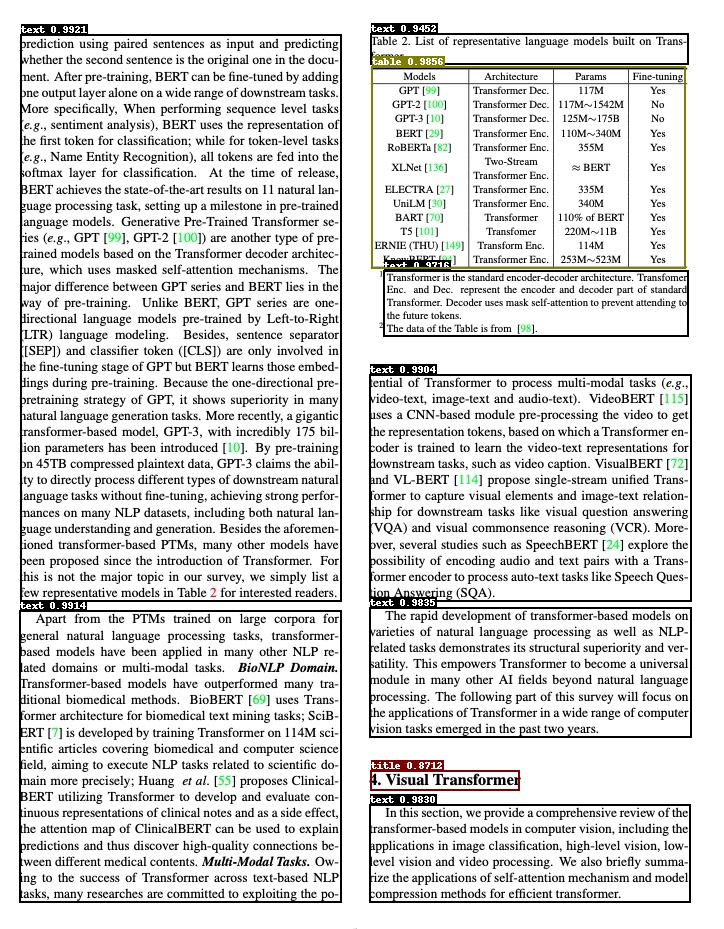
#> input picture PaddlePaddle/configs/picodet/legacy_model/application/layout_analysis/images/layout_res.jpg, 724 x 929 px
$ python -i h265_svc.py   (imports and definitions only)
#> lines starting #> are read from the running program, lines starting #| are printed output that depends on the picture
# -*- coding: utf-8 -*-
"""可伸缩视频编码：基础层 + 增强层。

分层思路与 H.265/SVC 的空间可伸缩档一致：基础层只保留低分辨率画面，
单独就能解码，占用的带宽小；增强层是对基础层重建结果的残差，
基础层 + 增强层一起解码才得到全分辨率画面。网络变差时只发基础层，
画面模糊但连续；网络恢复后补发增强层，细节随之恢复。

实现方式
--------
本机没有 x265 / ffmpeg，因此不调用外部编码器，改为在 OpenCV 编码器
之上实现同一套分层结构：

1. 基础层：按 base_scale 降采样后用 JPEG 编码，质量 base_quality；
2. 增强层：把基础层解码、上采样回原尺寸，与原图的差做量化，
   量化值加 128 偏移后当作一幅图，再用 JPEG 编码；
3. 解码端把残差反量化后加回基础层重建，得到全分辨率画面。

分层的收益不在静态图的压缩率——平滑画面用单层 JPEG 已经很省字节，
而在带宽收缩时可以只发基础层，画面变模糊但不丢帧；带宽回升再补发
增强层。这一条在 demos/stream_demo.py 里以三档带宽实测。

近景细节保护
------------
可传入 roi=(x, y, w, h)，框内用细量化步长、框外用粗步长。
roi 与两个步长都写在增强层头部，解码端据此还原，不会错位。
"""
from __future__ import annotations

import struct
from typing import Optional, Tuple

import cv2
import numpy as np

ENH_HEADER = struct.Struct("<BB4H")        # 细步长, 粗步长, roi x, y, w, h
RESID_BIAS = 128


def _encode_jpeg(frame: np.ndarray, quality: int) -> bytes:
    ok, buf = cv2.imencode(".jpg", frame, [int(cv2.IMWRITE_JPEG_QUALITY), int(quality)])
    if not ok:
        raise RuntimeError("JPEG 编码失败")
    return buf.tobytes()


def _decode_jpeg(data: bytes) -> np.ndarray:
    arr = np.frombuffer(data, np.uint8)
    frame = cv2.imdecode(arr, cv2.IMREAD_COLOR)
    if frame is None:
        raise RuntimeError("JPEG 解码失败")
    return frame


def psnr(a: np.ndarray, b: np.ndarray) -> float:
    """峰值信噪比，单位 dB；两图完全相同时返回 99.0。"""
    diff = a.astype(np.float64) - b.astype(np.float64)
    mse = float(np.mean(diff * diff))
    if mse <= 1e-9:
        return 99.0
    return float(10.0 * np.log10(255.0 * 255.0 / mse))


class H265SVC:
    """基础层 + 增强层的两层可伸缩编码。"""

    def __init__(self, base_scale: float = 0.5, base_quality: int = 55,
                 fine_step: int = 1, coarse_step: int = 3, enh_quality: int = 86,
                 base_kbps: int = 500, enhance_kbps: int = 2000):
        self.base_scale = float(base_scale)
        self.base_quality = int(base_quality)
        self.fine_step = max(1, int(fine_step))
        self.coarse_step = max(self.fine_step, int(coarse_step))
        self.enh_quality = int(enh_quality)
        self.base_bitrate = int(base_kbps)       # 仅用于带宽档位判断
        self.enhance_bitrate = int(enhance_kbps)

    # -------------------------------------------------- 编码
    def encode_base(self, frame: np.ndarray) -> bytes:
        """基础层：低分辨率、低码率，单独可解。"""
        h, w = frame.shape[:2]
        small = cv2.resize(frame, (max(16, int(w * self.base_scale)),
                                   max(16, int(h * self.base_scale))),
                           interpolation=cv2.INTER_AREA)
        return _encode_jpeg(small, self.base_quality)

    def _rebuild_from_base(self, base: bytes, size: Tuple[int, int]) -> np.ndarray:
        """把基础层解回全尺寸，作为残差预测。"""
        small = _decode_jpeg(base)
        return cv2.resize(small, size, interpolation=cv2.INTER_CUBIC)

    def encode_enhance(self, frame: np.ndarray, base: bytes,
                       roi: Optional[Tuple[int, int, int, int]] = None) -> bytes:
        """增强层：全分辨率残差。

        不传 roi 时编码整幅残差（粗步长），用于带宽宽裕时的完整画质；
        传 roi 时只编码框内残差（细步长），框外不再占字节。机器人关心的是
        近处的目标，全幅补细节往往不如只补目标区域划算。
        """
        h, w = frame.shape[:2]
        pred = self._rebuild_from_base(base, (w, h))
        resid = frame.astype(np.int16) - pred.astype(np.int16)

        x, y, rw, rh = 0, 0, 0, 0
        step = self.coarse_step
        if roi is not None:
            x, y, rw, rh = [int(v) for v in roi]
            x = max(0, min(w - 1, x))
            y = max(0, min(h - 1, y))
            rw = max(0, min(w - x, rw))
            rh = max(0, min(h - y, rh))
            if rw > 0 and rh > 0:
                step = self.fine_step
                resid = resid[y:y + rh, x:x + rw]
            else:
                x, y, rw, rh = 0, 0, 0, 0

        quant = np.round(resid / step).clip(-127, 127).astype(np.int16)
        # 残差有正有负，加偏移搬进 0~255 才能交给 JPEG 编码
        payload = (quant + RESID_BIAS).clip(0, 255).astype(np.uint8)
        head = ENH_HEADER.pack(self.fine_step, self.coarse_step, x, y, rw, rh)
        return head + _encode_jpeg(payload, self.enh_quality)

    def encode(self, frame: np.ndarray,
               roi: Optional[Tuple[int, int, int, int]] = None) -> dict:
        """编码一帧，返回两层数据与元信息。"""
        base = self.encode_base(frame)
        enh = self.encode_enhance(frame, base, roi)
        h, w = frame.shape[:2]
        return {"base": base, "enhance": enh, "size": (w, h), "roi": roi}

    # -------------------------------------------------- 解码
    def decode_base(self, layers: dict) -> np.ndarray:
        """只解基础层：模糊但可看全貌。"""
        w, h = layers["size"]
        return cv2.resize(_decode_jpeg(layers["base"]), (w, h),
                          interpolation=cv2.INTER_CUBIC)

    def decode(self, layers: dict, with_enhance: bool = True) -> np.ndarray:
        """解出全分辨率画面；with_enhance=False 时等价于 decode_base。"""
        base = self.decode_base(layers)
        if not with_enhance or not layers.get("enhance"):
            return base
        fine, coarse, x, y, rw, rh = ENH_HEADER.unpack_from(layers["enhance"])
        payload = _decode_jpeg(layers["enhance"][ENH_HEADER.size:])
        h, w = base.shape[:2]
        quant = payload.astype(np.int16) - RESID_BIAS
        out = base.astype(np.int16)
        if rw > 0 and rh > 0:                      # 只编码了 ROI 内的残差
            if quant.shape[:2] != (rh, rw):
                raise RuntimeError("增强层尺寸与 ROI 不符：%s != %s"
                                   % (quant.shape[:2], (rh, rw)))
            out[y:y + rh, x:x + rw] += quant * fine
        else:                                      # 整幅残差
            if quant.shape[:2] != (h, w):
                raise RuntimeError("增强层尺寸与基础层不符：%s != %s"
                                   % (quant.shape[:2], (h, w)))
            out += quant * coarse
        return out.clip(0, 255).astype(np.uint8)

    # -------------------------------------------------- 档位与统计
    def get_layer_config(self, network_quality: float) -> str:
        """按网络质量选传输档位。network_quality 为 0~1，0 表示网极差。"""
        q = float(network_quality)
        if q < 0.30:
            return "base_only"
        if q < 0.70:
            return "base + enhance_low"
        return "base + enhance_full"

    def plan(self, tiers: dict, kbps: float, fps: int = 15) -> dict:
        """按链路带宽在档位阶梯上取最高可用档。

        tiers 为 {档位名: 单帧字节}，须按字节数升序排列。kbps 为可用带宽，
        fps 为目标帧率；返回预算内字节数最高的档位，全都不满足时退最低档。
        """
        budget_bits = max(1.0, float(kbps) * 1000.0 / max(1, fps))
        chosen = None
        for name, size in tiers.items():
            need = float(size) * 8.0
            if need <= budget_bits:
                chosen = {"layer": name, "frame_bits": int(need),
                          "max_fps": round(float(kbps) * 1000.0 / max(1.0, need), 1)}
        if chosen is None:
            name, size = next(iter(tiers.items()))
            need = float(size) * 8.0
            chosen = {"layer": name, "frame_bits": int(need),
                      "max_fps": round(float(kbps) * 1000.0 / max(1.0, need), 1),
                      "over_budget": True}
        return chosen

    def report(self, frame: np.ndarray,
               roi: Optional[Tuple[int, int, int, int]] = None) -> dict:
        """对一帧做完整的分层编码并给出可核对的指标。"""
        layers = self.encode(frame, roi)
        only_base = self.decode(layers, with_enhance=False)
        both = self.decode(layers, True)
        h, w = frame.shape[:2]
        single = _encode_jpeg(frame, self.base_quality)     # 同质量单层对照
        return {
            "size": "%dx%d" % (w, h),
            "base_bytes": len(layers["base"]),
            "enhance_bytes": len(layers["enhance"]),
            "total_bytes": len(layers["base"]) + len(layers["enhance"]),
            "single_layer_bytes": len(single),
            "psnr_base": round(psnr(frame, only_base), 2),
            "psnr_full": round(psnr(frame, both), 2),
            "psnr_single": round(psnr(frame, _decode_jpeg(single)), 2),
            "roi": roi,
            "layers": layers,
        }

>>> import cv2
>>> picture = cv2.imread('../../PaddlePaddle/configs/picodet/legacy_model/application/layout_analysis/images/layout_res.jpg')
#> picture is the input picture: shape (929, 724, 3); mean B, G, R 217.5, 218.1, 218
>>> result = H265SVC().report(picture)
#> in encode_base, `small = cv2.resize(frame, (max(16, int(w * self.base_scale)), max(16, ..`:
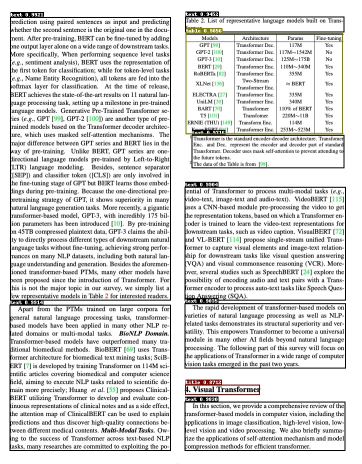
#> small: shape (464, 362, 3); mean B, G, R 217.5, 218.1, 218
#> in _rebuild_from_base, `return cv2.resize(small, size, interpolation=cv2.INTER_CUBIC)`:
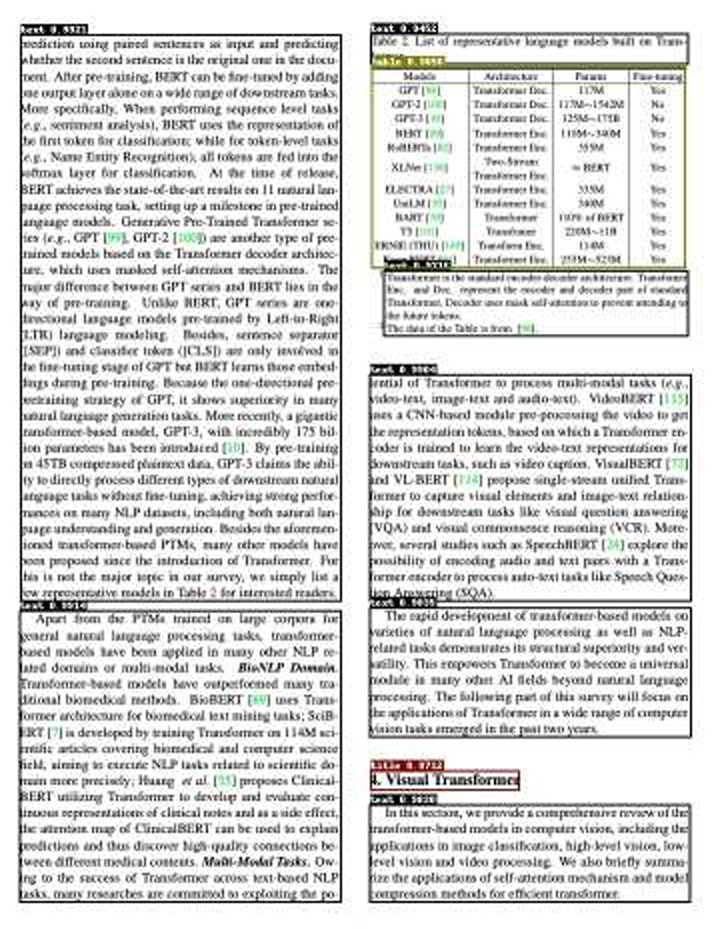
#> returned value: shape (929, 724, 3); mean of channels 0, 1, 2 214.8, 215.4, 215.3; drawn as B, G, R
#> in encode_enhance, `resid = frame.astype(np.int16) - pred.astype(np.int16)`:
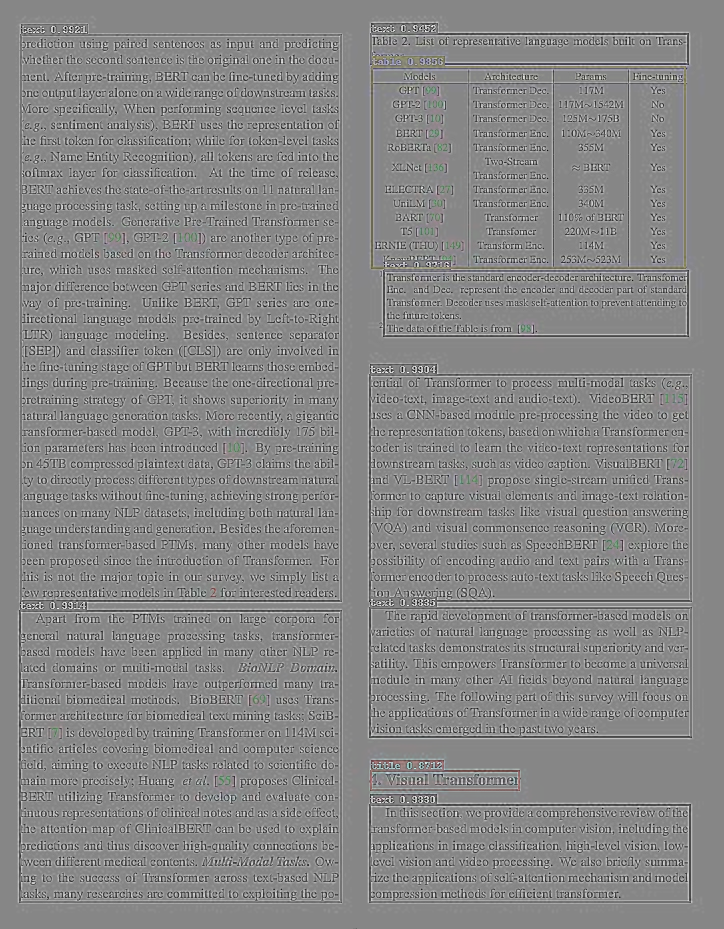
#> resid: shape (929, 724, 3) int16; mean B, G, R 2.7, 2.7, 2.7; drawn with min black and max white
#> in report, `layers = self.encode(frame, roi)`: layers = 4 items
#> in decode_base, `w, h = layers["size"]`: w = 724; h = 929
#> call 2 of decode, with with_enhance = True
#> in decode (call 2), `fine, coarse, x, y, rw, rh = ENH_HEADER.unpack_from(layers["enhance"])`: fine = 1; coarse = 3; x = 0
#> in decode (call 2), `out += quant * coarse`:
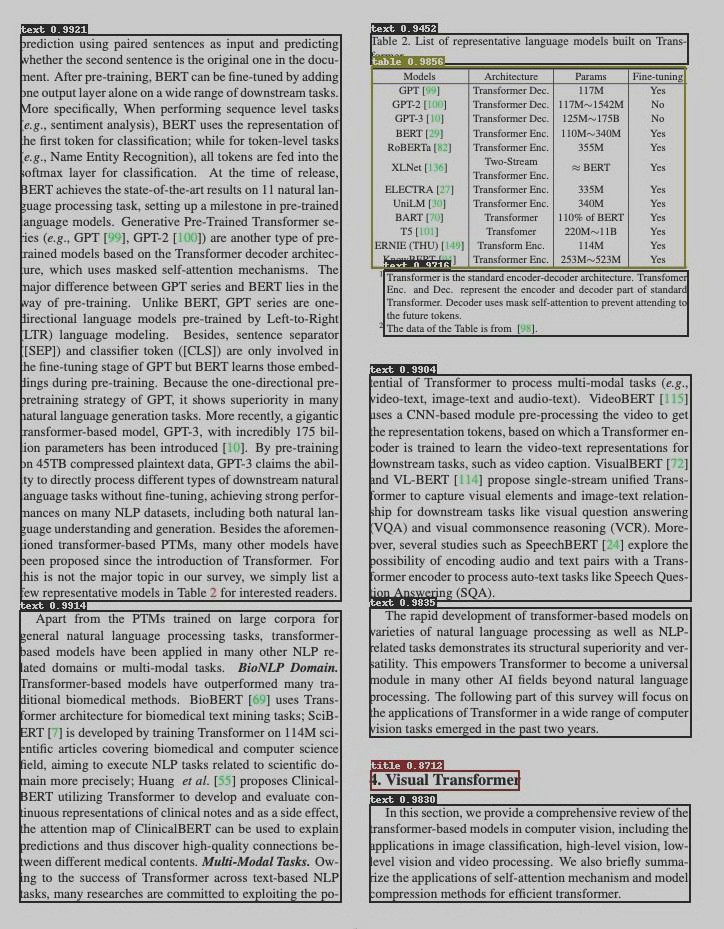
#> out: shape (929, 724, 3) int16; mean of channels 0, 1, 2 217.4, 218.1, 218; drawn with min black and max white
#> in psnr, `mse = float(np.mean(diff * diff))`: mse = 2233
#> in psnr (call 3), `diff = a.astype(np.float64) - b.astype(np.float64)`:
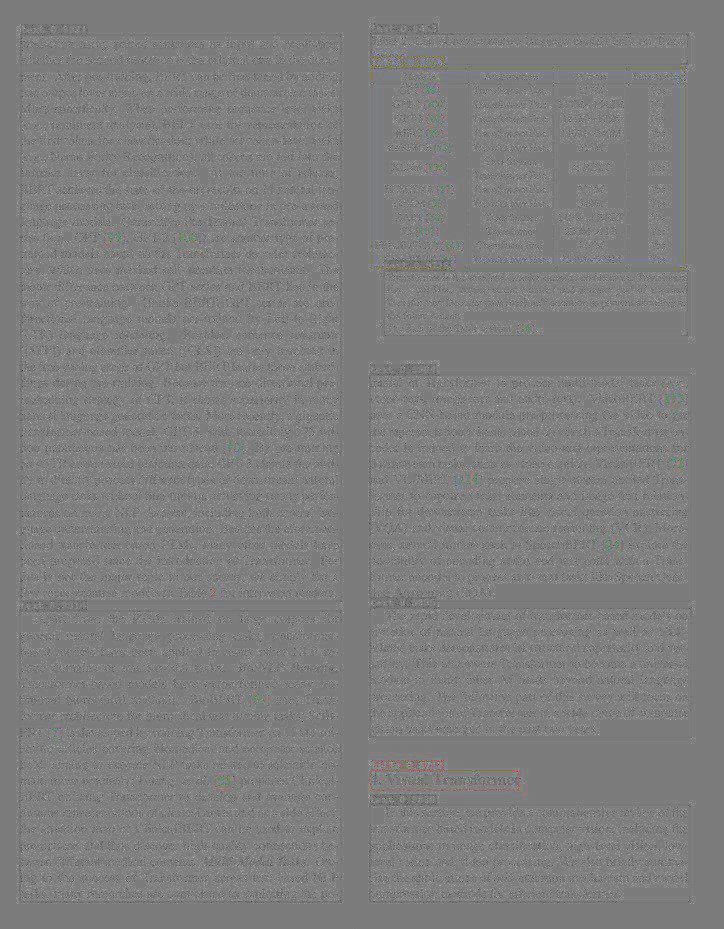
#> diff: shape (929, 724, 3) float64; mean B, G, R 2.1, 2.1, 2.1; drawn with min black and max white
#> in psnr (call 3), `mse = float(np.mean(diff * diff))`: mse = 112.6
#> result = 10 items
